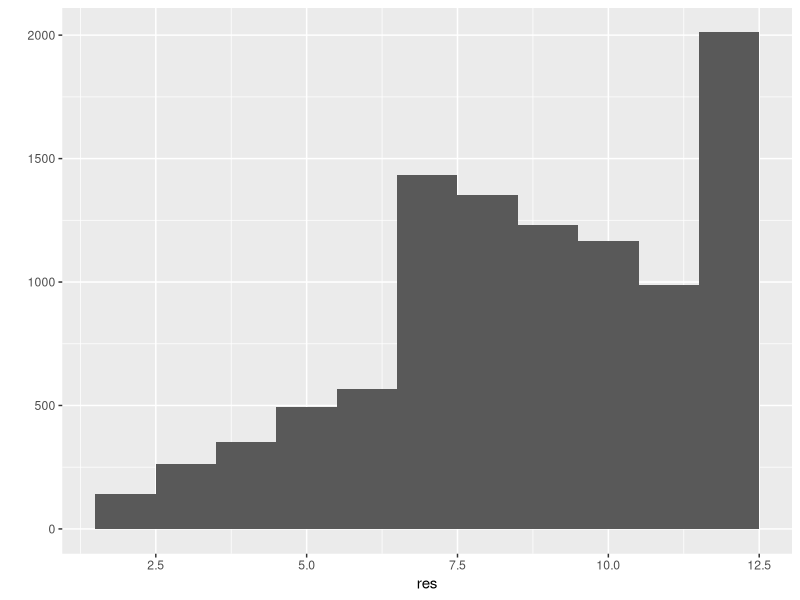

The R script that drew this image:
library("ggplot2")
roll<-function(dice=1:6){
    dic <- sample(dice, 2, replace = TRUE, prob=c(1/8,1/8,1/8,1/8,1/8,4/8))
    sum(dic)
}
res <- replicate(10000,roll())
qplot(res,binwidth=1)




